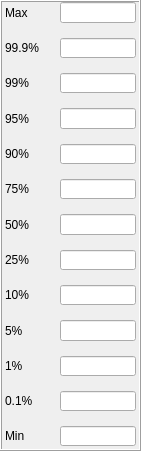
       <widget class="QFrame" name="statsExplPercentileFrame">
        <property name="geometry">
         <rect>
          <x>10</x>
          <y>360</y>
          <width>141</width>
          <height>451</height>
         </rect>
        </property>
        <property name="styleSheet">
         <string notr="true">border-color: rgb(0, 0, 0);</string>
        </property>
        <property name="frameShape">
         <enum>QFrame::Box</enum>
        </property>
        <property name="frameShadow">
         <enum>QFrame::Raised</enum>
        </property>
        <widget class="QWidget" name="gridLayoutWidget_38">
         <property name="geometry">
          <rect>
           <x>0</x>
           <y>0</y>
           <width>141</width>
           <height>451</height>
          </rect>
         </property>
         <layout class="QGridLayout" name="statsExplPercentileGrid" columnstretch="0,0">
          <property name="leftMargin">
           <number>5</number>
          </property>
          <property name="topMargin">
           <number>2</number>
          </property>
          <property name="rightMargin">
           <number>5</number>
          </property>
          <property name="bottomMargin">
           <number>5</number>
          </property>
          <property name="spacing">
           <number>15</number>
          </property>
          <item row="9" column="1">
           <widget class="QLineEdit" name="statsExpl5PField">
            <property name="readOnly">
             <bool>true</bool>
            </property>
           </widget>
          </item>
          <item row="6" column="1">
           <widget class="QLineEdit" name="statsExpl50PField">
            <property name="readOnly">
             <bool>true</bool>
            </property>
           </widget>
          </item>
          <item row="2" column="0">
           <widget class="QLabel" name="label_144">
            <property name="text">
             <string>99%</string>
            </property>
           </widget>
          </item>
          <item row="8" column="1">
           <widget class="QLineEdit" name="statsExpl10PField">
            <property name="text">
             <string/>
            </property>
            <property name="readOnly">
             <bool>true</bool>
            </property>
           </widget>
          </item>
          <item row="5" column="1">
           <widget class="QLineEdit" name="statsExpl75PField">
            <property name="readOnly">
             <bool>true</bool>
            </property>
           </widget>
          </item>
          <item row="5" column="0">
           <widget class="QLabel" name="label_137">
            <property name="text">
             <string>75%</string>
            </property>
           </widget>
          </item>
          <item row="9" column="0">
           <widget class="QLabel" name="label_140">
            <property name="text">
             <string>5%</string>
            </property>
           </widget>
          </item>
          <item row="6" column="0">
           <widget class="QLabel" name="label_138">
            <property name="text">
             <string>50%</string>
            </property>
           </widget>
          </item>
          <item row="0" column="1">
           <widget class="QLineEdit" name="statsExplMaxField">
            <property name="readOnly">
             <bool>true</bool>
            </property>
           </widget>
          </item>
          <item row="7" column="0">
           <widget class="QLabel" name="label_141">
            <property name="toolTip">
             <string>Median Deviation</string>
            </property>
            <property name="text">
             <string>25%</string>
            </property>
           </widget>
          </item>
          <item row="1" column="0">
           <widget class="QLabel" name="label_117">
            <property name="text">
             <string>99.9%</string>
            </property>
           </widget>
          </item>
          <item row="3" column="0">
           <widget class="QLabel" name="label_143">
            <property name="text">
             <string>95%</string>
            </property>
           </widget>
          </item>
          <item row="0" column="0">
           <widget class="QLabel" name="label_132">
            <property name="text">
             <string>Max</string>
            </property>
           </widget>
          </item>
          <item row="8" column="0">
           <widget class="QLabel" name="label_136">
            <property name="toolTip">
             <string>Standard Deviation</string>
            </property>
            <property name="text">
             <string>10%</string>
            </property>
           </widget>
          </item>
          <item row="2" column="1">
           <widget class="QLineEdit" name="statsExpl99PField">
            <property name="readOnly">
             <bool>true</bool>
            </property>
           </widget>
          </item>
          <item row="7" column="1">
           <widget class="QLineEdit" name="statsExpl25PField">
            <property name="readOnly">
             <bool>true</bool>
            </property>
           </widget>
          </item>
          <item row="3" column="1">
           <widget class="QLineEdit" name="statsExpl95PField">
            <property name="readOnly">
             <bool>true</bool>
            </property>
           </widget>
          </item>
          <item row="12" column="0">
           <widget class="QLabel" name="label_135">
            <property name="text">
             <string>Min      </string>
            </property>
           </widget>
          </item>
          <item row="4" column="0">
           <widget class="QLabel" name="label_142">
            <property name="text">
             <string>90%</string>
            </property>
           </widget>
          </item>
          <item row="1" column="1">
           <widget class="QLineEdit" name="statsExpl999PField">
            <property name="readOnly">
             <bool>true</bool>
            </property>
           </widget>
          </item>
          <item row="12" column="1">
           <widget class="QLineEdit" name="statsExplMinField">
            <property name="text">
             <string/>
            </property>
            <property name="readOnly">
             <bool>true</bool>
            </property>
           </widget>
          </item>
          <item row="4" column="1">
           <widget class="QLineEdit" name="statsExpl90PField">
            <property name="readOnly">
             <bool>true</bool>
            </property>
           </widget>
          </item>
          <item row="10" column="1">
           <widget class="QLineEdit" name="statsExpl1PField">
            <property name="readOnly">
             <bool>true</bool>
            </property>
           </widget>
          </item>
          <item row="10" column="0">
           <widget class="QLabel" name="label_139">
            <property name="text">
             <string>1%</string>
            </property>
           </widget>
          </item>
          <item row="11" column="0">
           <widget class="QLabel" name="label_118">
            <property name="text">
             <string>0.1%</string>
            </property>
           </widget>
          </item>
          <item row="11" column="1">
           <widget class="QLineEdit" name="statsExpl01PField">
            <property name="readOnly">
             <bool>true</bool>
            </property>
           </widget>
          </item>
         </layout>
        </widget>
       </widget>
